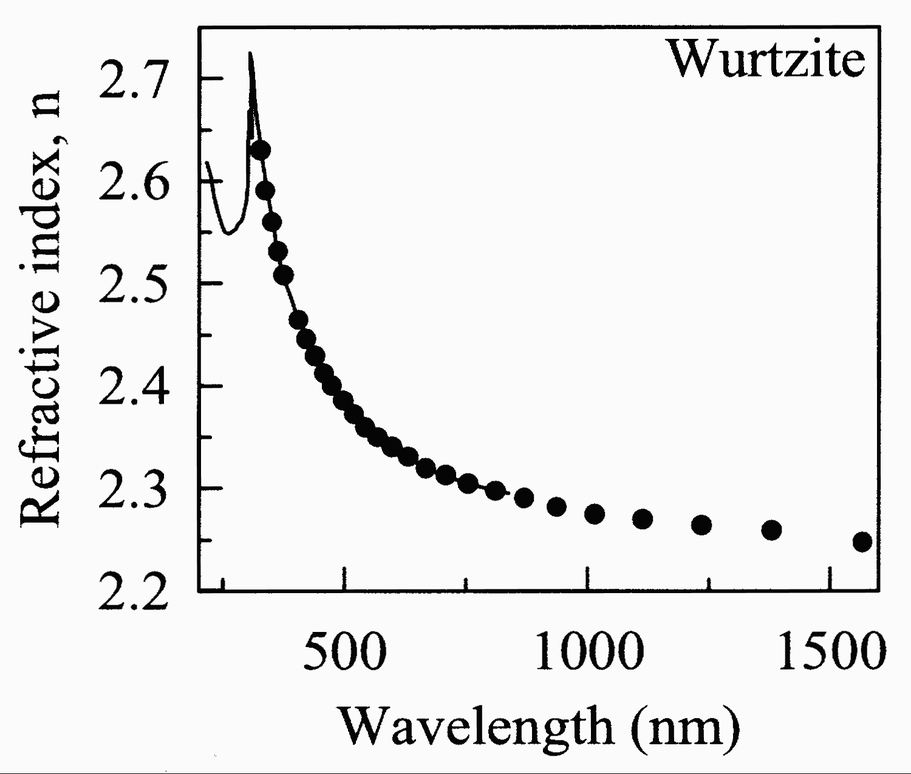
%> input picture glass data toolbox/GaN index of refraction yu971.bmp, 911 x 774 px, shrunk from 1500 x 1275 before the run
$ octave --eval "crop_fig('../glass data toolbox/GaN index of refraction yu971.bmp');"   (GNU Octave 9; MATLAB toolbox functions it lacks are replaced by stand-ins)
%> lines starting %> are read from the running program, lines starting %| are printed output that depends on the picture

function [] = crop_fig(dname)

  display(['Cropping ',dname '...'])
  F = imread(dname,'png');
%> F is the input picture: size 774x911x3 uint8; min 0, max 255, mean 236.7

  mask = zeros(size(F,1), size(F,2));   % initialize mask
  for ii=1:3,   % for each image plane
    tmp = F(:,:,ii);
    m = tmp~=255;   % create mask
    mask = mask+m;  % add to total mask
  end
%> this loop made 3 passes
%> pass 1, in crop_fig, `m = tmp~=255;`:
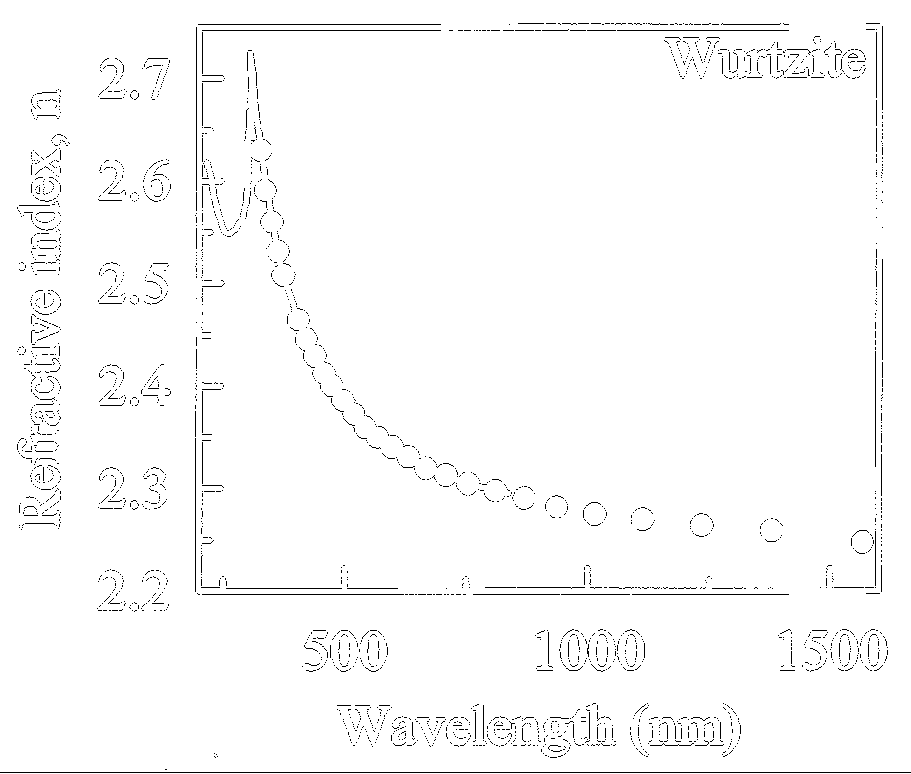
%> m: size 774x911 logical; 98.3% white; black in thin lines or dots
%> after the loop: mask: size 774x911 double; values 0 (black) and 3 (white), 98.3% white; black in thin lines or dots

  [yy xx] = find(~~mask);
%> yy = 692967 values from 1 to 774; xx = 692967 values from 1 to 911
  xmin = min(xx);
%> xmin = 1
  xmax = max(xx);
%> xmax = 911
  ymin = min(yy);
%> ymin = 1
  ymax = max(yy);
%> ymax = 774

  G = F(ymin:ymax,xmin:xmax,:);
  imwrite(G, [dname], 'png')

return
